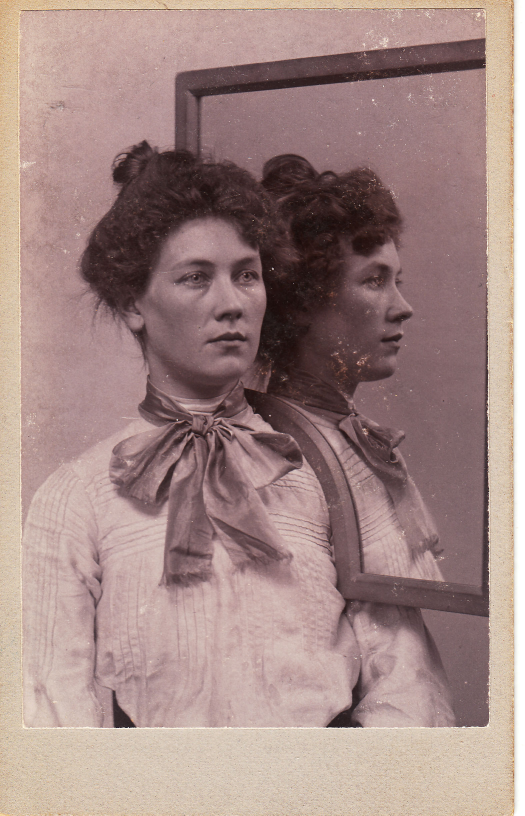
#> input picture Exercises/MLDL/Dim_reduction/datasets/0109A.jpg, 1575 x 2447 px, found by its file name (shown at 1/3 size); its folder holds only this picture in this run
$ jupyter execute --allow-errors DimRed.ipynb
#> lines starting #> are read from the running program, lines starting #| are printed output that depends on the picture
[cell 1]
# In this tutorial we will look at a dataset from from face recognition.
# All photos used here are from the Swedish police collection of criminal identification photos (all more than 100 years old).
# They either used a mirror to get a profile face or made two photos combined into a single photo.
# The Face recognition software created face feature vectors (embeddings) that you will use in the visualisations.

# We need some basic modules for loading our dataset and to do the visualisations, but more will be imported later when they are being used.

import os                           # We want to be able to be able to concatenate file names
import numpy as np                  # We will use numpy

import matplotlib.pyplot as plt     # We will explore Visualisation with matplotlib

data_folderpath="datasets"           # Here you can change where your dataset is located on your computer

[cell 2]
# But first we look at a typical sample image in the dataset.
# This was taken by the Police in Stockholm a long time ago...
# What will happen when we do face detection in this image?

import matplotlib.image as mpimg    # We want to be able to read images

filepath = os.path.join(data_folderpath, "0109A.jpg")
img = mpimg.imread(filepath)
#> img is the input picture: shape (2447, 1575, 3); mean R, G, B 162.3, 136.7, 132.7
plt.imshow(img)

[cell 3]
# This fuction loads the three files containing data for Face Recognition.

# embeddings: are the face feature vectors
# faces:      contains 64x64 face images
# ids:        labels for each face and embedding. Note that we have 4 of each person. How come? You will find out later! :)

def load_numpy_chunks(data_folderpath, normalize=False):
    def load_chunks(filename, normalize):
        filepath = os.path.join(data_folderpath, filename+".npy")
        f=open(filepath, 'rb')
        try:
            data=np.load(f, allow_pickle=True)
        except Exception:
            data=[]
        return np.array(data)

    embeddings = load_chunks("embeddings", normalize)
    faces = load_chunks("faces", normalize)
    ids = load_chunks("ids", normalize)
    ids = ids.flatten()

    # This will normalise the face feature vectors. Try it later!
    if normalize:
        if embeddings.ndim == 2:  # shape: (N, D)
            norms = np.linalg.norm(embeddings, axis=1, keepdims=True)
            embeddings = embeddings / (norms + 1e-8)  # avoid division by zero


    return embeddings, faces, ids

#> (a cell that did not finish here is left out)

#> (a cell that did not finish here is left out)

[cell 6]
# PCA is used for both compression and visualisation
# Here the 512 long embeddings are compressed into 2 dimensions and can therefore be plotted in 2D
# Is PCA working well for this data? Why not?

from sklearn.decomposition import PCA # We need to import PCA

# Apply PCA
pca = PCA(n_components=2)
#> (the rest of this cell did not finish here and is left out)

[cell 7]
# Let's use a more powerful dimensionality reduction method
# Why randomness?

from sklearn.manifold import TSNE # Import t-SNE

def run_tsne(embeddings, labels=None, perplexity=30, n_components=2, random_state=42):
#> called with embeddings = array of shape (150, 4), labels = array of shape (150,), perplexity = 30, n_components = 2, random_state = 42
    print("Running t-SNE...")
    tsne = TSNE(n_components=n_components, perplexity=perplexity, init="pca", random_state=random_state)
    tsne_results = tsne.fit_transform(embeddings)

    # Plot
    plt.figure(figsize=(10, 8))
    if labels is not None:
        scatter = plt.scatter(tsne_results[:, 0], tsne_results[:, 1], c=labels, cmap='tab10', s=10, alpha=0.7)
        #plt.legend(*scatter.legend_elements(), title="Classes", bbox_to_anchor=(1.05, 1), loc='upper left')
    else:
        plt.scatter(tsne_results[:, 0], tsne_results[:, 1], s=10, alpha=0.7)

    plt.title("t-SNE visualization of embeddings")
    plt.tight_layout()
    plt.show()
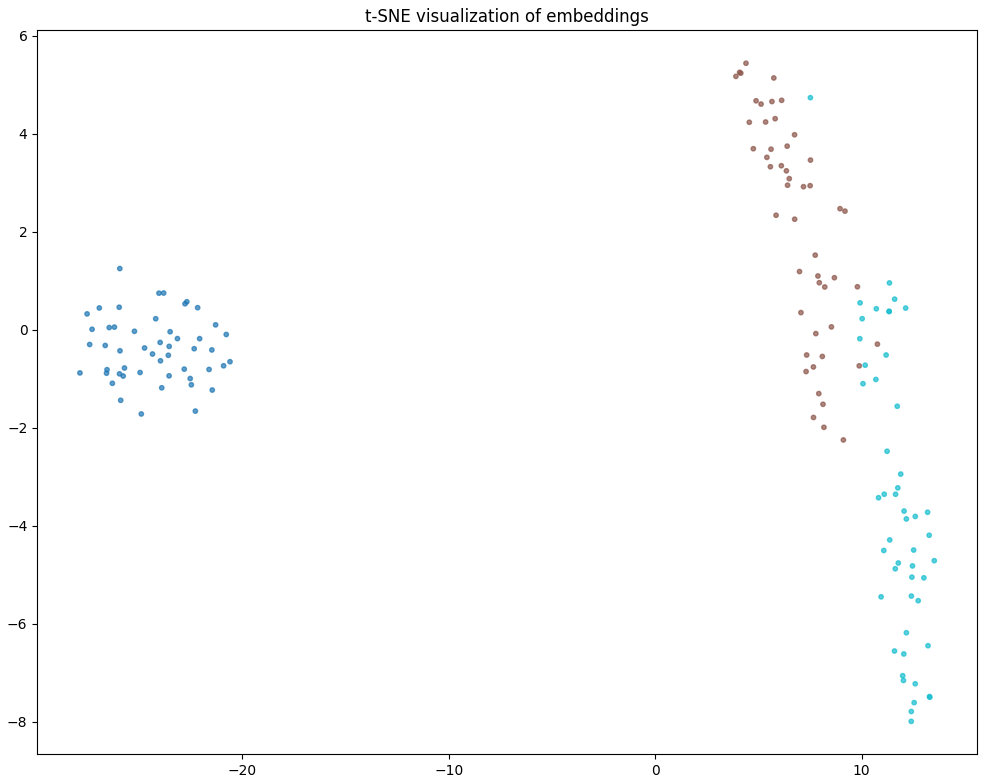
#> figure drawn by matplotlib, 1 panel

    return tsne_results

#> (a cell that did not finish here is left out)

[cell 9]
# Now let's try to group all persons using convex hulls so that we do not mix up close points that happen to have the same colour

from scipy.spatial import ConvexHull # We need this module for convex hulls

# [30 lines left out: function run_tsne_with_hulls, not called in this run]

#> (a cell that did not finish here is left out)

[cell 11]
# Let´s look at the face photos!

from matplotlib.offsetbox import OffsetImage, AnnotationBbox # We need this module for scattering the faces

# [13 lines left out: function imscatter, not called in this run]

[cell 12]
# Scatter the faces using the coordinates we got from t-SNE.
# What do you notice about faces?
# It is still kind of hard to see each face...

fig, ax = plt.subplots(figsize=(10, 10))
#> (the rest of this cell did not finish here and is left out)

[cell 13]
# Let's make it possible to zoom in!
# But first we need to be able to convert the data...

from PIL import Image
import base64
import io

# [8 lines left out: function array_to_data_uri, not called in this run]

[cell 14]
# Code for zoomable faces
# Try to zoom in to any group of 4 faces and see what you find!

import plotly.graph_objects as go # We need this module

fig = go.Figure()

#> (the rest of this cell did not finish here and is left out)

[cell 15]
# So can you tell why we have four faces? And therfore also four data points...

# The code that performed face detection finds the front face and the profile face in the mirror.
# But then it also flips the faces horisontally and computes new embeddings for those.
# This is not a normal procedure, but is used here to make a point:
# Are this embeddings equal to the non flipped ones? Why do you say so?

[cell 16]
# This piece of code will compute the average of the four embeddings, which can be used as a (better?) feature vector for each person.

# [31 lines left out: function group_and_average_embeddings, not called in this run]

#> (a cell that did not finish here is left out)

#> (a cell that did not finish here is left out)

[cell 19]
# Let's try UMAP
import umap  # Did you install umap?
             # pip install umap-learn

# [27 lines left out: function plot_umap_with_hulls, not called in this run]

#> (a cell that did not finish here is left out)

#> (a cell that did not finish here is left out)

[cell 22]
# Lessons learned so far:
#
# 1. PCA can perform Dimensionality Reduction, but fails separating clusters in many cases.
#
# 2. t-SNE is therefore often a better alternative.
#
# 3. Even if UMAP is said to better preserve the global structure of the data, it is not always true for local structures.
#    See: https://arxiv.org/abs/2002.07481
#    (I have often seen t-SNE perform better and this is what the paper says)
#
# 4. Convex Hulls can help showin how well the embeddings captures the variables in your data.
#    But of course it only works if you have labels.
#
# 5. Using scattered images instead of coloured data points can help in understanding the data.
#
# 6. The more data points we have in each class the better the clusters forms.
#
# 7. Normalising the embeddings can often improve the results. This is also true when performing classification.
#    Actually, the dimensionality reduction gives a glimps of how well classification works, i.e.:
#    if clusters overlap, the classification might/will fail.
#

[cell 23]
# What to do next? After the lesson (or if you were extremely fast):
#
# Try the methods presented herein on your own data!
#
# If you have no data, you can explore the data provided in sklearn.datasets as below!

[cell 24]
# Load the Iris Dataset (google and you will find a lot of information about it!)
# This dataset works quite well with PCA.
#
from sklearn.datasets import load_iris

iris = load_iris()
embeddings = iris.data
ids=iris.target
print(embeddings.shape)

# Visualise it
embeddings_2d = run_tsne(embeddings, ids)

[cell 25]
# A good exercise for you is to make a function that performs PCA and visualise the result and compare with the t-SNE above.
# Also try visualise with Convex Hulls.

[cell 26]
# MNIST is another often used dataset for testing Machine Learning algorithms.
#
from sklearn import datasets

digits = datasets.load_digits()
embeddings=digits.data
ids=digits.target
print(embeddings.shape)

# Visualise it
embeddings_2d = run_tsne(embeddings, ids)
#> call 2 of run_tsne, with labels = array of shape (1797,), perplexity = 30, n_components = 2, random_state = 42
#> in run_tsne (call 2), `plt.show()`:
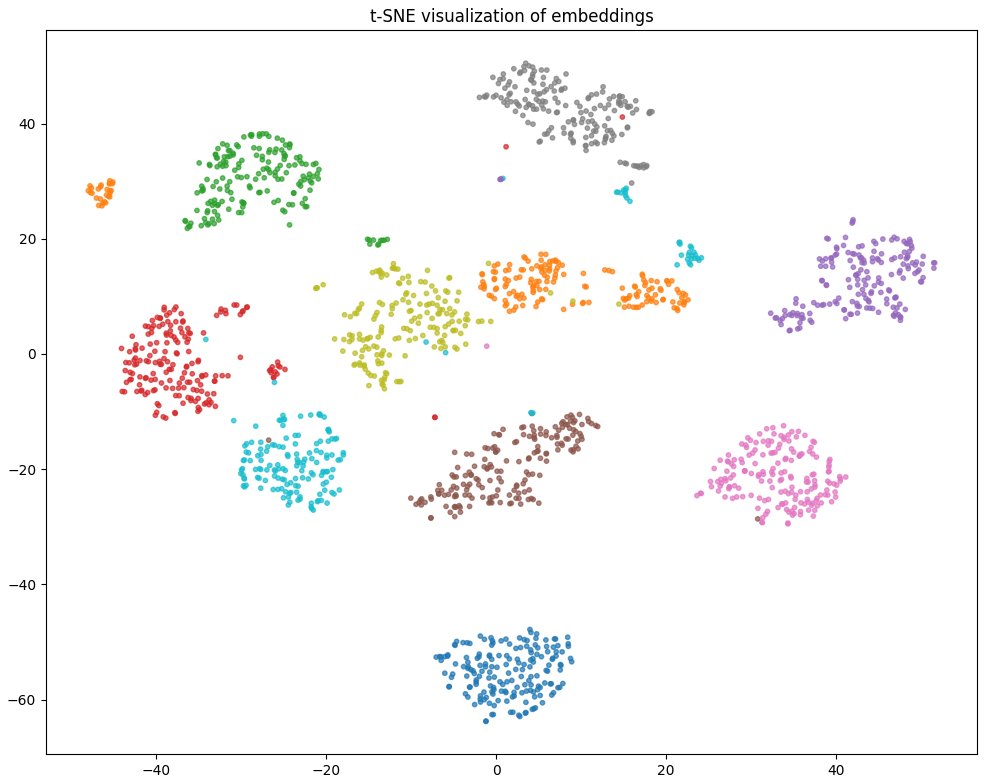
#> figure drawn by matplotlib, 1 panel
